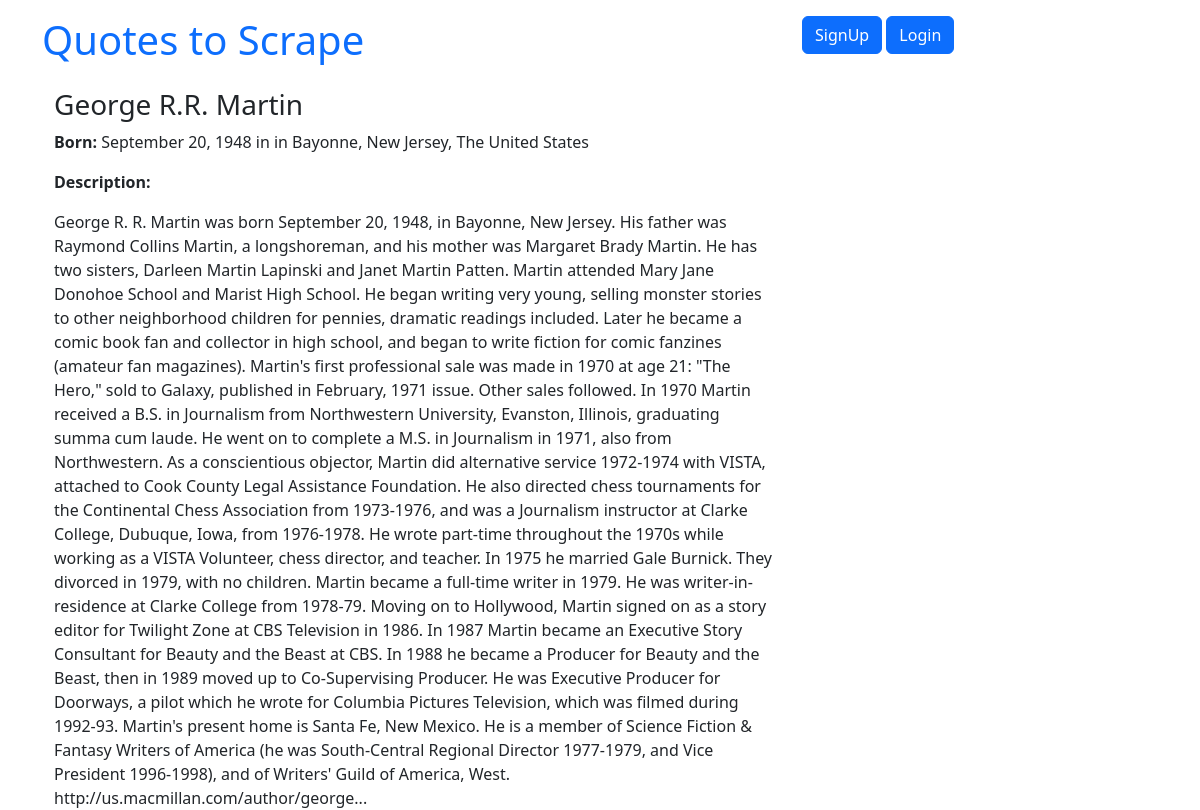
The page /quotes/26/ on the database its author committed.
### quotes/models.py (models this page shows, shortened)
class Author(models.Model):
    fullname = models.CharField(max_length=50, unique=True)
    born_date = models.CharField(max_length=50)
    born_location = models.CharField(max_length=150)
    description = models.TextField()
    created_at = models.DateTimeField(auto_now_add=True)

### quotes/views.py (the view)
# urls.py: path('quotes/<int:author_id>/', views.author_page, name='author_page'),
def author_page(request, author_id):
    author = Author.objects.get(id=author_id)
    return render(request, 'author/author_page.html', {'author': author})

### quotes/templates/author/author_page.html
{% extends 'quotes/../quotes/../quotes/base.html' %}
{% block content %}
    <div class="container">
        <div class="row header-box">
            <div class="col-md-8">
                <div class="author-details">
                    <h3 class="author-title">{{ author.fullname }}</h3>
                    <p><strong>Born:</strong> <span class="author-born-date">{{ author.born_date }}</span> <span
                            class="author-born-location">in {{ author.born_location }}</span></p>
                    <p><strong>Description:</strong></p>
                    <div class="author-description">
                        {{ author.description }}
                    </div>
                </div>
{% endblock %}

### rows shown on the page
Author: fullname "George R.R. Martin", born_date "September 20, 1948", born_location "in Bayonne, New Jersey, The United States", description "George R. R. Martin was born September 20, 1948, in Bayonne, New Jersey. His father was Raymond Collins Martin, a longshoreman, and his mother was Margaret Brady Martin. He has two sisters, Darleen Martin Lapinski and Janet Martin Patten. Martin attended Mary Jane Donohoe School and Marist High School. He began writing very young, selling monster stories to other neighborhood children for pennies, dramatic readings included. Later he became a comic book fan and collector in high school, and began to write fiction for comic fanzines (amateur fan magazines). Martin's first professional sale was made in 1970 at age 21: \"The Hero,\" sold to Galaxy, published in February, 1971 issue. Other sales…"
